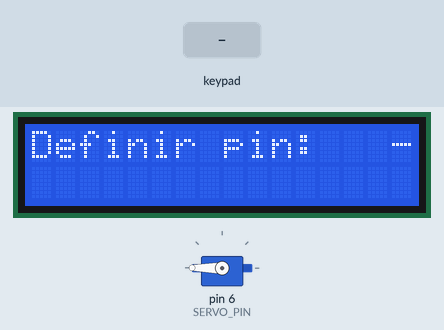
Simulated run of this sketch. Board: Arduino Uno, built with avr-gcc and run on an emulated ATmega328P. Parts: servo, 16×2 character LCD. The test bench sets the inputs (shaded band).

Above: at 3.2 s.
3.3 s: keypad keys 1 2 3 4 A pressed 0.4 s apart
At 5.2 s:
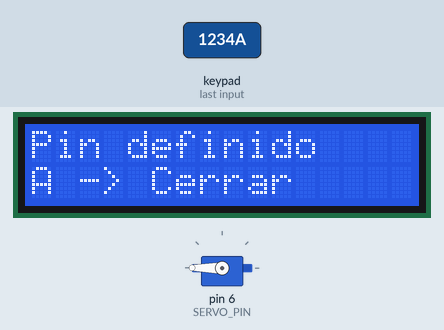
6.8 s: key 'A' pressed
At 7.9 s:
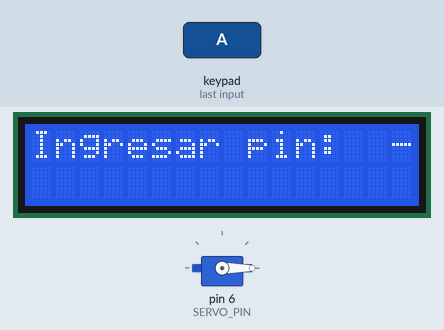
8.3 s: key 'B' pressed
At 8.9 s:
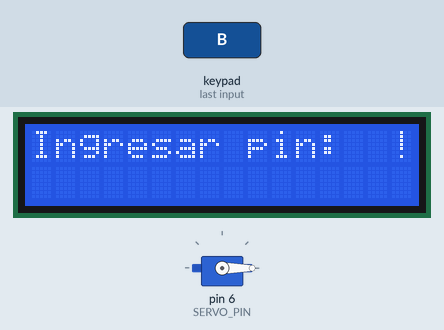
9.8 s: keypad keys 1 2 3 4 # pressed 0.4 s apart
At 12.4 s:
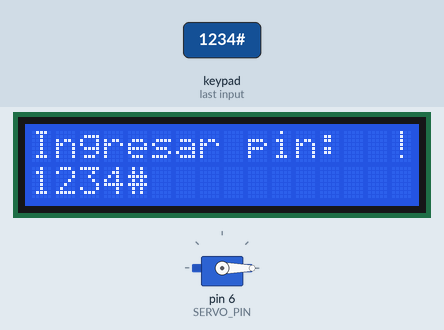
13.3 s: key '*' pressed
At 14.0 s:
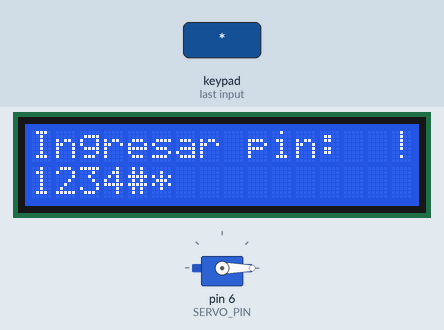
14.8 s: keypad keys 1 2 3 4 * pressed 0.4 s apart
At 17.5 s:
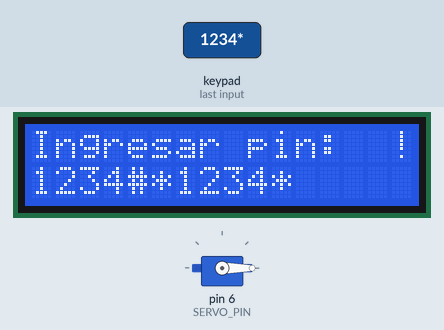
Timing chart, 0 to 19.0 s (numbered marks = the images above; inputs shaded):
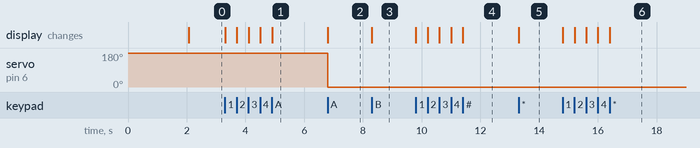

The sketch:

Caja_Fuerte.ino
```cpp
/*  USO DE LA CAJA FUERTE:
 *  1. Ingrese una contraseña de entre 4 y 16 digitos (numeros, * y #)
 *  2. Presione A para guardar la contraseña
 *  3. Cierre la puerta y presione A para bloquear la caja
 *  4. Cuando quiera abrirla, ingrese su contraseña y luego presione A
 *  5. Al dejar de utilizarla, retire sus pertenencias y presione D para restablecer la contraseña
 */

#include <Keypad.h>
#include <LiquidCrystal.h>
#include <Servo.h>

#define SERVO_PIN 6
#define D_D4 8
#define D_D5 9
#define D_D6 10
#define D_D7 11
#define D_RS 12
#define D_EN 7

#define K_R1 44
#define K_R2 42
#define K_R3 40
#define K_R4 38
#define K_C1 36
#define K_C2 34
#define K_C3 32
#define K_C4 30

#define ROWS 4                                                                //Numero de filas del teclado matricial
#define COLS 4                                                                //Numero de columnas del teclado matricial

#define MIN 4
#define MAX 16

#define OPEN() servo.write(180);
#define CLOSE() servo.write(0);

char keys[ROWS][COLS] = {                                                     //Mapeo de teclas del teclado matricial
  {'1','2','3','A'},
  {'4','5','6','B' },
  {'7','8','9','C'},
  {'*','0','#','D'}
};
byte rowPins[ROWS] = {K_R1, K_R2, K_R3, K_R4};                                            //Pines de filas (para escritura)
byte colPins[COLS] = {K_C1, K_C2, K_C3, K_C4};                                            //Pines de columnas (para lectura)
Keypad keypad = Keypad( makeKeymap(keys), rowPins, colPins, ROWS, COLS );     //Creacion de objeto teclado

LiquidCrystal lcd(D_RS, D_EN, D_D4, D_D5, D_D6, D_D7);                                    //Creacion de objeto display

Servo servo = Servo();

bool pwd_set = false, locked = false, visible = false;
char pwd[MAX + 1];
char input_buffer[MAX + 1];
int index, pwd_len;
char* last_msg;
int last_col, last_row;
bool last_show_alert;

void safe_reset();
void input(char input_char);
void enter_handler();
void show_input();
void show_msg(char* msg, int col, int row, bool remember, bool show_alert);
bool check_pwd();

static int my_strlen(char* str);

void setup(){
  servo.attach(SERVO_PIN);
  OPEN();
  lcd.begin(16, 2);
  lcd.setCursor(0, 0);
  lcd.print("Caja Fuerte");
  lcd.setCursor(0, 1);
  lcd.print("Chalin Tech");
  delay(2000);
  safe_reset();
}

void loop(){
  char key = 0;
  while((key = keypad.getKey()) == NO_KEY);
  switch(key){
    case '0':
    case '1':
    case '2':
    case '3':
    case '4':
    case '5':
    case '6':
    case '7':
    case '8':
    case '9':
    case '*':
    case '#':
      input(key);
      break;
    case 'A':
      enter_handler();
      break;
    case 'B':
      visible = !visible;
      show_msg(last_msg, last_col, last_row, false, last_show_alert);
      show_input();
      break;
    case 'C':
      index = 0;
      lcd.clear();
      show_msg(last_msg, last_col, last_row, false, last_show_alert);
      break;
    case 'D':
      if (!locked){
        lcd.clear();
        show_msg("Reiniciando...", 0, 0, false, false);
        delay(2000);
        safe_reset();
      }
      else{
        lcd.clear();
        show_msg("Desbloquear para", 0, 0, false, false);
        show_msg("reiniciar", 0, 1, false, false);
        delay(2000);
        lcd.clear();
        show_msg(last_msg, last_col, last_row, false, last_show_alert);
        show_input();
      }
      break;
    default: //No se deberia caer aqui nunca
      lcd.clear();
      show_msg("Error", 0, 0, false, false);
      delay(5000);
      safe_reset();
      break;
  }
}

void safe_reset(){
  lcd.clear();
  lcd.setCursor(0, 0);
  pwd_set = false;
  locked = false;
  visible = false;
  index = 0;
  unsigned int i;
  for (i = 0; i <= MAX; i++){
    pwd[i] = 0;
    input_buffer[i] = 0;
  }
  show_msg("Definir pin:", 0, 0, true, true);
}

void input(char input_char){
  if (index >= MAX){
    lcd.clear();
    show_msg("Maximo ", 0, 0, false, false);
    lcd.print(MAX);
    show_msg("caracteres!", 0, 1, false, false);
    delay(2000);
    lcd.clear();
    show_msg(last_msg, last_col, last_row, false, last_show_alert);
    show_input();
    return;
  }
  input_buffer[index++] = input_char;
  show_input();
}

void enter_handler(){
  if (!pwd_set){
    if (index < 4){
      lcd.clear();
      show_msg("Minimo ", 0, 0, false, false);
      lcd.print(MIN);
      show_msg("caracteres!", 0, 1, false, false);
      delay(2000);
      lcd.clear();
      show_msg(last_msg, last_col, last_row, false, last_show_alert);
      show_input();
      return;
    }
    unsigned int i;
    pwd_len = index;
    for (i = 0; i < index; i++){
      pwd[i] = input_buffer[i];
    }
    lcd.clear();
    show_msg("Pin definido", 0, 0, true, false);
    show_msg("A -> Cerrar", 0, 1, true, false);
    pwd_set = true;
  }
  else if (locked){
    lcd.clear();
    if (check_pwd()){
      OPEN();
      locked = false;
      show_msg("A -> Cerrar", 0, 0, true, false);
      show_msg("D -> Reiniciar", 0, 1, true, false);
    }
    else{
      show_msg("Pin incorrecto", 0, 0, false, false);
      delay(2000);
      lcd.clear();
      show_msg(last_msg, last_col, last_row, false, last_show_alert);
    }
  }
  else {
    CLOSE();
    locked = true;
    lcd.clear();
    show_msg("Ingresar pin:", 0, 0, true, true);
  }
  index = 0;
}

void show_input(){
  if (locked || !pwd_set){
    lcd.setCursor(0, 1);
    unsigned int i;
    if (visible){
      for (i = 0; i < index; i++){
        lcd.print(input_buffer[i]);
      }
    }
    else{
      for (i = 0; i < index; i++){
        lcd.print("-");
      }
    }
  }
}

void show_msg(char* msg, int col, int row, bool remember, bool show_alert){
  lcd.setCursor(col, row);
  if(remember){
    last_msg = msg;
    last_col = col;
    last_row = row;
    last_show_alert = show_alert;
  }
  lcd.print(msg);
  if (show_alert && row == 0 && my_strlen(msg) < 15){
    lcd.setCursor(15, 0);
    if (visible){
      lcd.print("!");
    }
    else{
      lcd.print("-");
    }
  }
}

bool check_pwd(){
  if (pwd_len != index){
    return false;
  }
  unsigned int i;
  for (i = 0; i < pwd_len; i++){
    if (pwd[i] != input_buffer[i]){
      return false;
    }
  }
  return true;
}

static int my_strlen(char* str){
  int i = 0;
  char c;
  while ((c = str[i]) != '\0'){
    i++;
  }
  return i;
}
```

Measured:
- after the input at 3.3 s, the display: first changes at once (image 1 shows a later state)
- after the input at 6.8 s, servo on pin 6 (SERVO_PIN): 180° → 0° at once; the display: changes at once (image 2)
- after the input at 8.3 s, the display: changes at once (image 3)
- after the input at 9.8 s, the display: first changes at once (image 4 shows a later state)
- after the input at 13.3 s, the display: changes at once (image 5)
- after the input at 14.8 s, the display: first changes at once (image 6 shows a later state)
